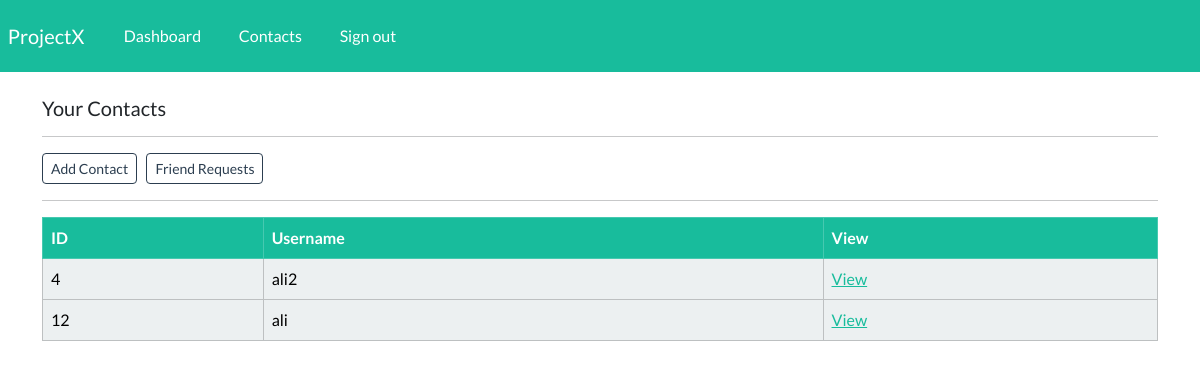
Page /view-contact/ (signed in) on the earlier database version.
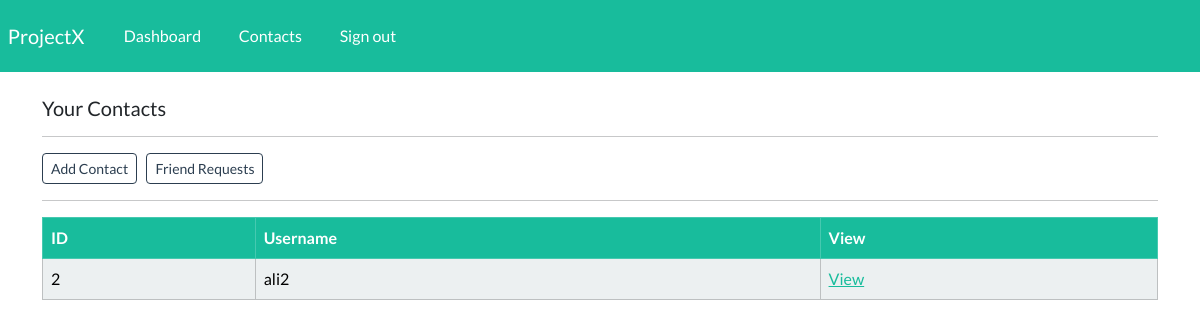
Same page on the later database version.
### webapp/models.py (models this page shows, shortened)
class Contact(models.Model):
    username = models.CharField(max_length=100)
    user = models.ForeignKey(User, on_delete=models.CASCADE)
    friends = models.ManyToManyField(User, related_name='friends_list')

### webapp/views.py (the view)
# urls.py: path('view-contact/', views.view_contact, name='view-contact'),
@login_required(login_url='my-login')
def view_contact(request):
    contacts = Contact.objects.filter(user=request.user)
    context = {'contacts': contacts}
    return render(request, 'webapp/view-contacts.html', context=context)

### webapp/templates/webapp/view-contacts.html (shortened to what this page needs)
{% extends 'webapp/base.html' %}
{% block content %}
    <body>
        <h5> Your Contacts </h5>
        <hr>
        <a class="btn btn-outline-primary btn-sm" href="{% url 'add-contact' %}">
            Add Contact
        </a>
        <a class="btn btn-outline-primary btn-sm" href="{% url 'view-friend-request' %}">
            Friend Requests
        </a>
        <hr>
        <table class="table table-light table-hover table-bordered">
            <thead class="table-success">
                <tr>
                    <th scope="col"> ID </th>
                    <th scope="col"> Username </th>
                    <th scope="col"> View </th>
                </tr>
            </thead>
            <tbody>
            {% if contacts %}
                {% for contact in contacts %}
                    <tr>
                        <td>{{contact.id}}</td>
                        <td>{{contact.username}}</td>
                        <td><a href="{% url 'single-contact' contact.id %}"> View </a></td>
                    </tr>
                {% endfor %}
            {% endif %}
            </tbody>
        </table>
    </body>
{% endblock %}

### webapp/templates/webapp/base.html (shortened to what this page needs)
{% load static %}
<!DOCTYPE html>
<html>
      <head>
            <link rel="stylesheet" type="text/css" href="https://bootswatch.com/5/flatly/bootstrap.min.css">
            <link rel="stylesheet" type="text/css" href="{% static 'css/styles.css' %}">
      </head>
      <body>
            {% include 'webapp/navbar.html' %}
            <div class="container">
                <br>
                {% block content %}
                {% endblock %}
            </div>
      </body>
</html>

### webapp/templates/webapp/navbar.html (shortened to what this page needs)
<nav class="navbar navbar-expand-lg navbar-dark bg-success justify-content-center">
    <a class="navbar-brand main-heading" href="{% url 'home' %}">
      &nbsp; ProjectX
    </a>
      <div class="collapse navbar-collapse text-center" id="navbarNavDropdown">
        <ul class="navbar-nav mr-auto">
          {% if user.is_authenticated %}
            <li class="nav-item">
              <a class="nav-link" href="{% url 'dashboard' %}">Dashboard &nbsp;  </a>
            </li>
            <li class="nav-item">
              <a class="nav-link" href="{% url 'view-contact' %}">Contacts &nbsp;  </a>
            </li>
            <li class="nav-item">
              <a class="nav-link" href="{% url 'logout' %}">Sign out &nbsp;  </a>
            </li>
        </ul>
        {% endif %}
      </div>
  </nav>

Differences in the rows shown:
removed Contact: id "4", username "ali2"
removed Contact: id "12", username "ali"
added Contact: id "2", username "ali2"
